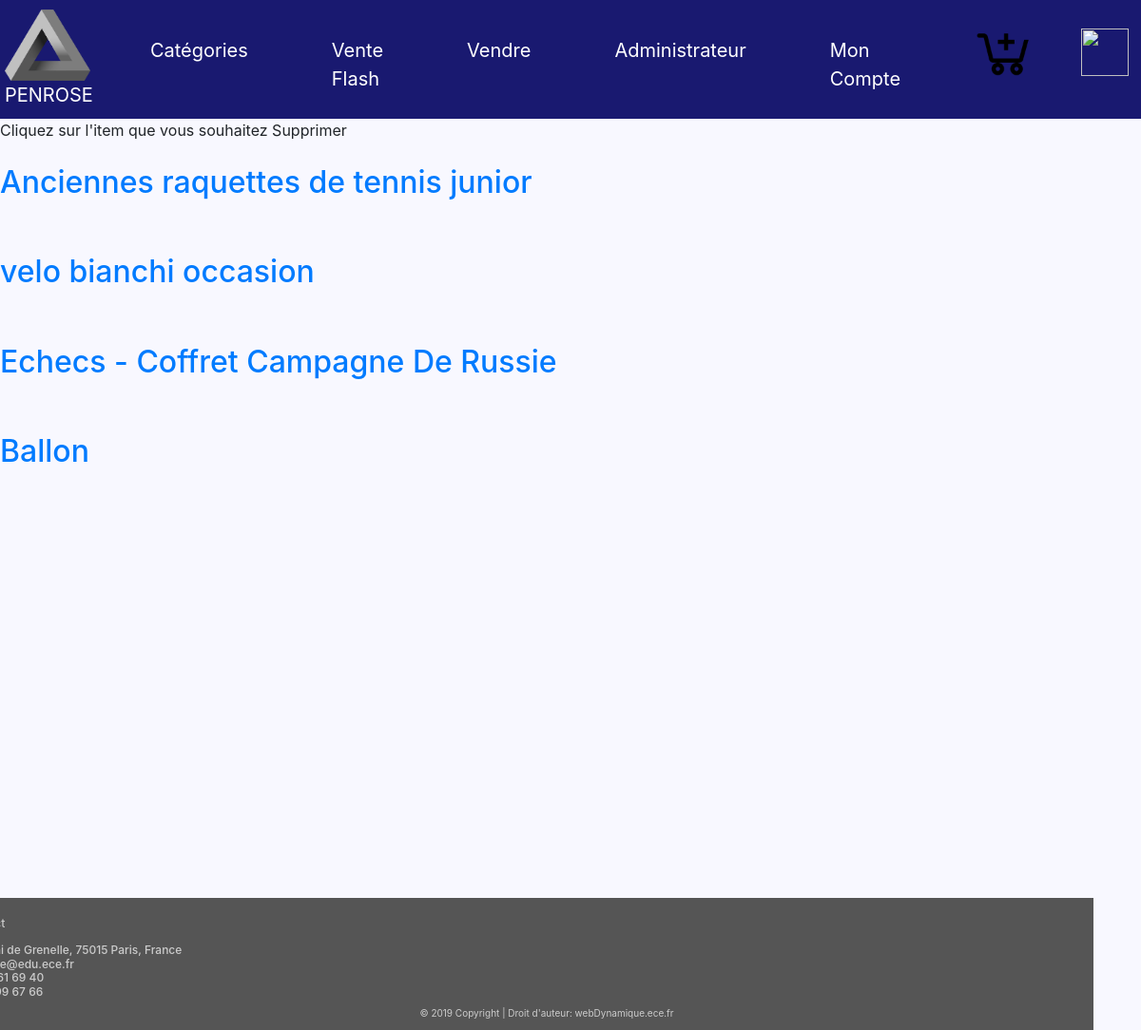
The app's page /Rsport.php with its own data.
### tables this page shows
CREATE TABLE IF NOT EXISTS `items` (
  `ID` int(50) NOT NULL AUTO_INCREMENT,
  `Titre` varchar(255) NOT NULL,
  `Photos` varchar(255) NOT NULL,
  `Description` varchar(1000) NOT NULL,
  `Video` varchar(255) NOT NULL,
  `Categorie` varchar(255) NOT NULL,
  `Prix` varchar(255) NOT NULL,
  `vendu` int(50) NOT NULL,
  PRIMARY KEY (`ID`),
  KEY `ID` (`ID`)
);

### Rsport.php (the view, shortened to what this page needs)
<!DOCTYPE html>
<html>
<head>
<link rel="stylesheet"
href="https://stackpath.bootstrapcdn.com/bootstrap/4.1.3/css/bootstrap.min.css">
<link rel="stylesheet" type="text/css" href="styles.css">
</head>
<body>
<nav class="navbar navbar-expand-md">
<a class="navbar-brand" href="https://sites.google.com/site/tpe44lesillusionsoptiques/info-presse-classeur/le-triangle-de-penrose"><img class="logo" src="logo.png" height='75' width='90'/><br>	PENROSE</a>
<div class="collapse navbar-collapse" id="main-navigation">
<ul class="navbar-nav">
<li class="nav-item"><a class="nav-link"
href="Categorie.php">Catégories</a></li>
<li class="nav-item"><a class="nav-link" href="Venteflash.php">Vente Flash</a></li>
<li class="nav-item"><a class="nav-link"
href="verif_vendeur.php">Vendre</a></li>
<li class="nav-item"><a class="nav-link"
href="verif_admi.php">Administrateur</a></li>
<li class="nav-item"><a class="nav-link"
href="verif_acheteur.php">Mon Compte</a></li>
<a class="navbar-brand" href="Panier.php"><img class="panier" src="panier.png" height='70' width='70'> </a>
<a class="navbar-brand" href="logout.php"><img class="deco" src="Deco.png" height='50' width='50'> </a>
</ul>
</div>
</nav>
<div> Cliquez sur l'item que vous souhaitez Supprimer
<?php
		$database = "ece_amazon";
		$db_handle = mysqli_connect('localhost', 'root', '');
		$db_found = mysqli_select_db($db_handle, $database);
		if ($db_found)
		{
			$sql = "SELECT * FROM items WHERE Categorie='Sports'";
			$result = mysqli_query($db_handle, $sql);
			while($data = mysqli_fetch_assoc($result))
			{
				?>
				<br><br>
				<div class="texte-2">
					<a href="?show=<?php echo $data["Titre"];?>"><h2><?php echo $data["Titre"];?></h2></a>
				</div>
				<?php
			}
		}
		else {echo "Database not found";}
	?>
</div>
<footer class="page-footer3">
<div class="container">
<div class="row">
<div class="col-lg-8 col-md-8 col-sm-12">
</div>
<h4 class="contact">Contact<br> <br>
37, quai de Grenelle, 75015 Paris, France <br>
penrose@edu.ece.fr <br>
06 22 61 69 40 <br>
06 13 99 67 66
</h4>
</div>
</div>
<div class="copyright">&copy; 2019 Copyright | Droit
d'auteur: webDynamique.ece.fr </div>
</footer>
</body>
</html>

### styles.css (style rules this page uses)
body { padding: 0px; margin: 0px; background: #F8F8FF; }
.navbar { background:#191970; padding: 5px; font-size: 20px; }
.logo { margin-right:0px; }
.panier { margin-left:30px; margin-top:-5px; }
.deco { margin-left:30px; margin-top:5px; }
.nav-link, .navbar-brand { color: #fff; cursor: pointer; }
.nav-link { margin-left: 1.8em !important; margin-right: 1.8em; margin-top: 0.5em !important; }
.navbar-collapse { justify-content: flex-end; }
.page-footer3 { background-color: #555; color: #ccc; padding: 20px; padding-bottom: 10px; margin-top: 450px; margin-right: 50px; }
.contact { font-size: 12px; margin-left: -800px; }
.copyright { font-size:10px; text-align: center; }

### records on screen
items: Titre "Anciennes raquettes de tennis junior"
items: Titre "velo bianchi occasion"
items: Titre "Echecs - Coffret Campagne De Russie"
items: Titre "Ballon"
